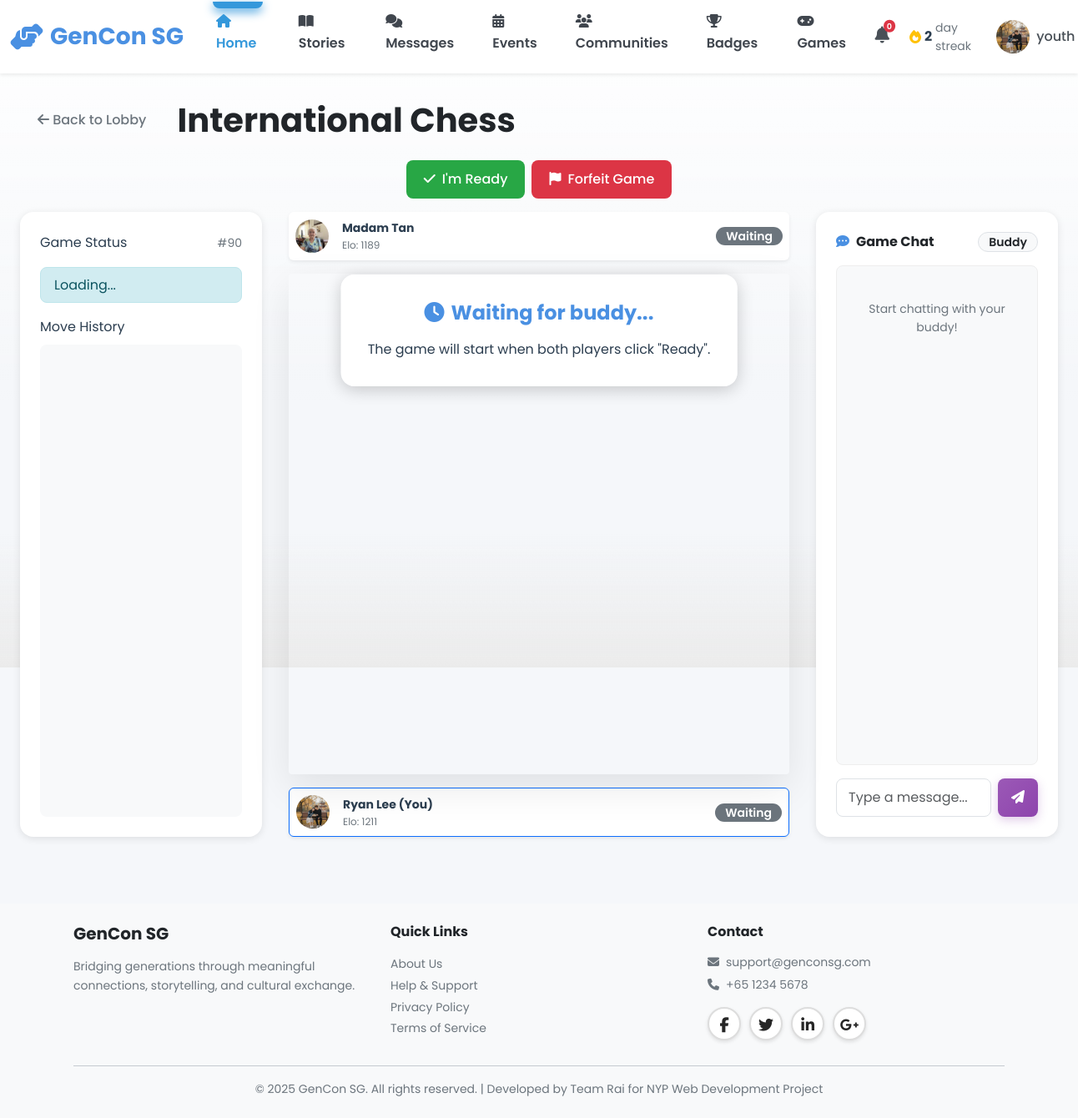
Page /youth/game/chess (signed in) on the earlier database version.
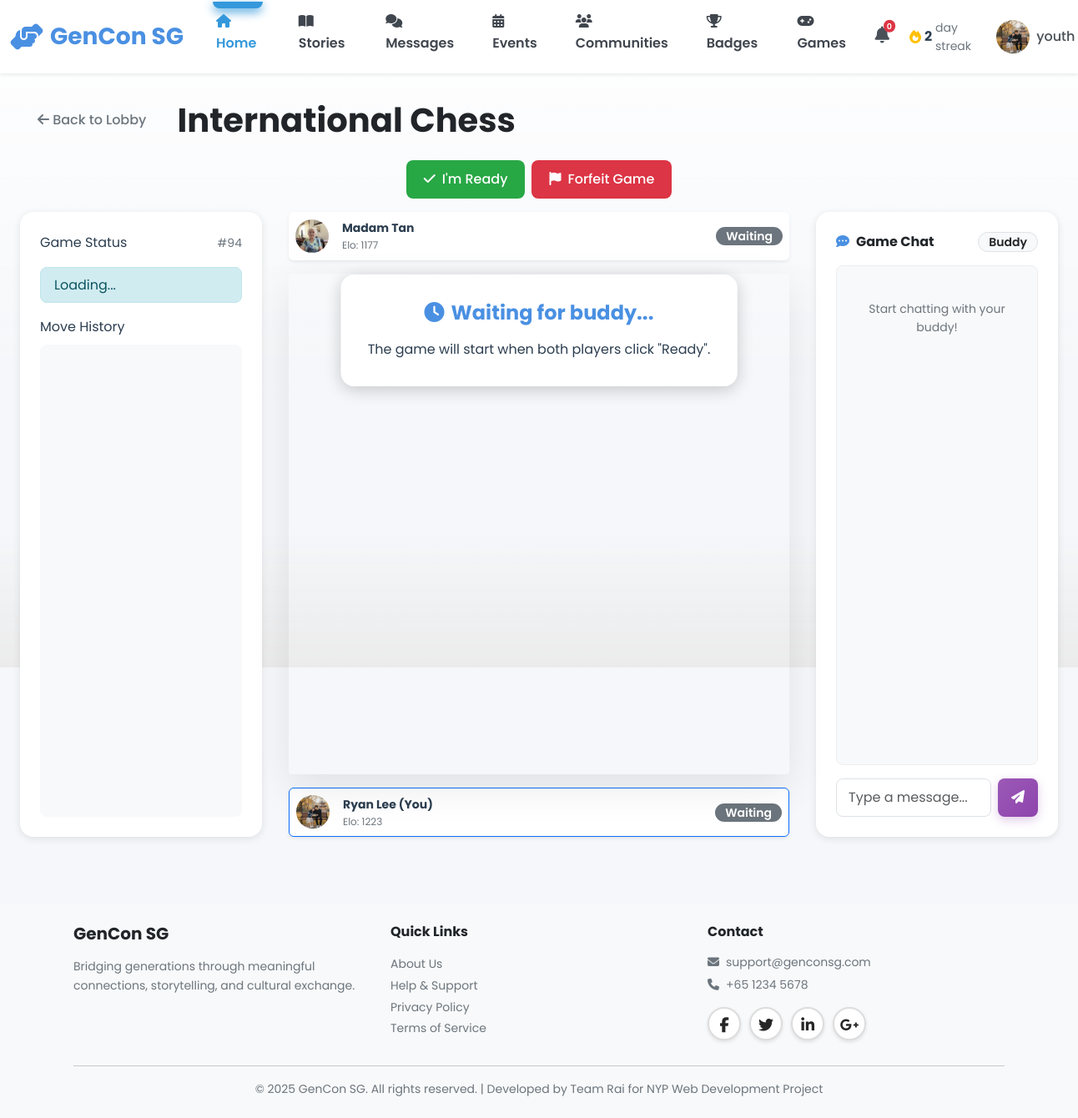
Same page on the later database version.
### models.py (models this page shows, shortened)
class User(db.Model):
    __tablename__ = 'users'
    id = db.Column(db.Integer, primary_key=True)
    username = db.Column(db.String(80), unique=True, nullable=False, index=True)
    password_hash = db.Column(db.String(255), nullable=False)
    email = db.Column(db.String(120), unique=True, nullable=False, index=True)
    full_name = db.Column(db.String(120), nullable=False)
    phone = db.Column(db.String(20))
    age = db.Column(db.Integer, nullable=False)
    bio = db.Column(db.Text)  # User biography
    school = db.Column(db.String(255))  # School or organization for youth
    role = db.Column(db.String(20), nullable=False)  # 'senior', 'youth', or 'admin'
    elo = db.Column(db.Integer, default=1200) # Default ELO rating
    profile_picture = db.Column(db.String(255), default='images/default-avatar.png')
    disable_reason = db.Column(db.Text)
    interests_json = db.Column(db.Text)  # Stores interests as JSON array
    languages_json = db.Column(db.Text)  # Stores languages as JSON array
    accessibility_settings_json = db.Column(db.Text)  # Stores settings as JSON object
    created_at = db.Column(db.DateTime, default=datetime.utcnow, nullable=False)
    last_active = db.Column(db.DateTime, default=datetime.utcnow, nullable=False)
    is_active = db.Column(db.Boolean, default=True)
    stories = db.relationship('Story', back_populates='user', lazy='dynamic')
    sent_messages = db.relationship('Message', foreign_keys='Message.sender_id',
                                   back_populates='sender', lazy='dynamic')
    received_messages = db.relationship('Message', foreign_keys='Message.recipient_id',
                                       back_populates='recipient', lazy='dynamic')
    senior_pairs = db.relationship('Pair', foreign_keys='Pair.senior_id',
                                   back_populates='senior', lazy='dynamic')
    youth_pairs = db.relationship('Pair', foreign_keys='Pair.youth_id',
                                 back_populates='youth', lazy='dynamic')
    streak = db.relationship('Streak', back_populates='user', uselist=False)
    badges = db.relationship('Badge', back_populates='user', lazy='dynamic')
    checkins = db.relationship('Checkin', back_populates='user', lazy='dynamic')
    @property
    def interests(self):
        """Get interests as Python list from JSON string."""
        if self.interests_json:
            return json.loads(self.interests_json)
        return []
    @interests.setter
    def interests(self, value):
        """Set interests from Python list, store as JSON string."""
        self.interests_json = json.dumps(value)
    @property
    def languages(self):
        """Get languages as Python list from JSON string."""
        if self.languages_json:
            return json.loads(self.languages_json)
        return []
    @languages.setter
    def languages(self, value):
        """Set languages from Python list, store as JSON string."""
        self.languages_json = json.dumps(value)
    @property
    def accessibility_settings(self):
        """Get accessibility settings as Python dict from JSON string."""
        if self.accessibility_settings_json:
            return json.loads(self.accessibility_settings_json)
        return {}

### blueprints/youth.py (the view)
@youth_bp.route('/game/chess')
@login_required
def chess_game():
    user_id = session['user_id']
    session_id = request.args.get('session_id')
    if session_id:
        active_session = GameSession.query.get_or_404(session_id)
    else:
        active_session = GameSession.query.filter(
            ((GameSession.player1_id == user_id) | (GameSession.player2_id == user_id)),
            GameSession.status.in_(['active', 'waiting'])
        ).order_by(GameSession.created_at.desc()).first()
    if not active_session:
        flash('No active game session found. Please challenge your buddy!', 'warning')
        return redirect(url_for('youth.games'))
    color = 'white' if active_session.player1_id == user_id else 'black'
    player1 = User.query.get(active_session.player1_id)
    player2 = User.query.get(active_session.player2_id)
    return render_template('youth/chess.html',
                         color=color,
                         game_session_id=active_session.id,
                         active_session=active_session,
                         player1=player1,
                         player2=player2)

### app.py (called while the page is built)
@app.context_processor
def inject_user():
    user_streak = 0
    if 'user_id' in session:
        from models import Streak
        streak = Streak.query.filter_by(user_id=session['user_id']).first()
        if streak:
            user_streak = streak.current_streak
    return dict(session=session, user_streak=user_streak)

@app.after_request
def add_security_headers(response):
    csp = (
        "default-src 'self'; "
        "script-src 'self' 'unsafe-inline' 'unsafe-eval' blob: https://cdn.jsdelivr.net https://cdnjs.cloudflare.com; "
        "style-src 'self' 'unsafe-inline' https://cdn.jsdelivr.net https://cdnjs.cloudflare.com https://fonts.googleapis.com; "
        "font-src 'self' https://cdnjs.cloudflare.com https://fonts.gstatic.com; "
        "img-src 'self' data: blob: https:; "
        "connect-src 'self' ws: wss: https://cdn.jsdelivr.net https://cdnjs.cloudflare.com; "
        "worker-src 'self' blob:;"
    )
    response.headers['Content-Security-Policy'] = csp
    return response

### templates/youth/chess.html (shortened to what the changed rows need)
{% extends "base.html" %}
{% block extra_css %}
<link rel="stylesheet" href="{{ url_for('static', filename='css/background_animation.css') }}">
<link rel="stylesheet" href="{{ url_for('static', filename='css/chessboard-1.0.0.min.css') }}" />
{% endblock %}
{% block content %}
<div class="container-fluid px-4">
    <div class="d-flex align-items-center mb-4">
        <h1 class="mb-0">International Chess</h1>
    </div>
    <div class="game-container">
        <div class="game-main-layout">
            <div class="side-panel side-panel-left">
                <div class="d-flex justify-content-between align-items-center mb-3">
                    <div class="status-label">Game Status</div>
                    <small class="text-muted">#{{ game_session_id }}</small>
                </div>
            </div>
            <div class="d-flex flex-column gap-3 align-items-center">
                {% set opponent = player2 if active_session.player1_id == session.user_id else player1 %}
                <div class="player-card p-2 bg-white rounded shadow-sm d-flex align-items-center gap-3">
                    <img src="{{ url_for('static', filename=opponent.profile_picture|fix_pfp) }}" alt="{{ opponent.full_name }}" class="rounded-circle" style="width: 40px; height: 40px; object-fit: cover;">
                    <div>
                        <div class="fw-bold small">{{ opponent.full_name }}</div>
                        <div class="text-muted" style="font-size: 0.75rem;">Elo: {{ opponent.elo }}</div>
                    </div>
                    <div class="ms-auto">
                        <span id="opponentBadge" class="badge {% if (active_session.player1_id == opponent.id and active_session.player1_ready) or (active_session.player2_id == opponent.id and active_session.player2_ready) %}bg-success{% else %}bg-secondary{% endif %}">
                        </span>
                    </div>
                </div>
                {% set me = player1 if active_session.player1_id == session.user_id else player2 %}
                <div class="player-card p-2 bg-white rounded shadow-sm d-flex align-items-center gap-3 border border-primary">
                    <img src="{{ url_for('static', filename=me.profile_picture|fix_pfp) }}" alt="{{ me.full_name }}" class="rounded-circle" style="width: 40px; height: 40px; object-fit: cover;">
                    <div>
                        <div class="fw-bold small">{{ me.full_name }} (You)</div>
                        <div class="text-muted" style="font-size: 0.75rem;">Elo: {{ me.elo }}</div>
                    </div>
                    <div class="ms-auto">
                        <span id="myBadge" class="badge {% if (active_session.player1_id == session.user_id|int and active_session.player1_ready) or (active_session.player2_id == session.user_id|int and active_session.player2_ready) %}bg-success{% else %}bg-secondary{% endif %}">
                        </span>
                    </div>
                </div>
            </div>
        </div>
    </div>
</div>
{% endblock %}

Differences in the rows shown:
changed User "Madam Tan": elo "1189" → "1177"
changed User "Ryan Lee": elo "1211" → "1223"
Other differences:
{{ game_session_id }}: "90" → "94"
